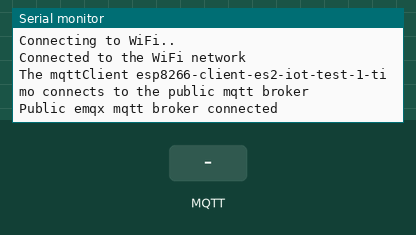
Recording of a sketch running on a simulated ESP8266 (NodeMCU). Parts: the last lines printed to the serial monitor. Inputs (shaded band) come from the test bench. WiFi joins after 1.5 s; servers stay silent unless stated; no MQTT or app messages arrive unless stated.

Above: at 2.8 s.
2.9 s: MQTT message "+" arrives on the first subscribed topic
At 3.4 s:
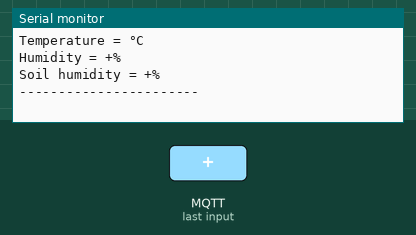
4.4 s: MQTT message "_" arrives on the first subscribed topic
At 5.6 s:
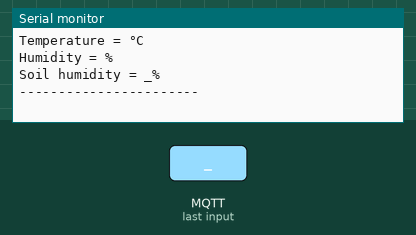
5.9 s: MQTT message "=" arrives on the first subscribed topic
At 6.9 s:
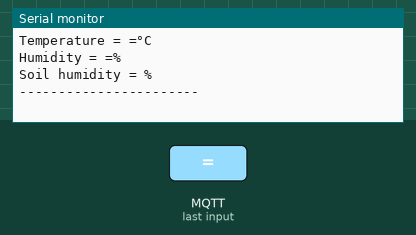
7.4 s: MQTT message "on" arrives on the first subscribed topic
At 8.2 s:
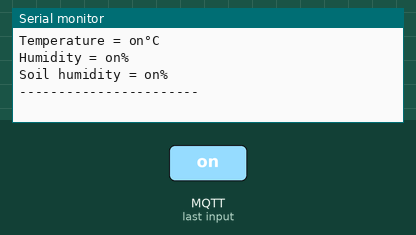
8.9 s: MQTT message "off" arrives on the first subscribed topic
At 9.5 s:
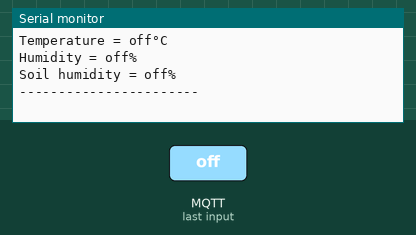

Measured:
- after the input at 2.9 s, the serial monitor: prints a new line at once (image 1)
- after the input at 4.4 s, the serial monitor: prints a new line at once (image 2)
- after the input at 5.9 s, the serial monitor: prints a new line at once (image 3)
- after the input at 7.4 s, the serial monitor: prints a new line at once (image 4)
- after the input at 8.9 s, the serial monitor: prints a new line at once (image 5)

The sketch:

suscriber_cfg.ino
```cpp
// Print data

#include <ESP8266WiFi.h>
#include <PubSubClient.h>

// Define area
#define relay 16

// WiFi
const char *ssid = "iPhone X";
const char *password = "012345678";
// MQTT Broker
const char *mqtt_broker = "broker.emqx.io";
const char *subscribe_topic = "/ES2-IOT/test/viotimoteimihaivalva/"; // Topic !!
const char *mqtt_username = "emqx";
const char *mqtt_password = "public";
const int mqtt_port = 1883;
String client_id = "esp8266-client-es2-iot-test-1-timo";

WiFiClient wifiClient;
PubSubClient mqttClient(wifiClient);
String publisher_message;

void setup() {
  // Set software serial baud to 9600;
  Serial.begin(9600);
  // connecting to a WiFi network
  WiFi.begin(ssid, password);
  while (WiFi.status() != WL_CONNECTED) {
      delay(500);
      Serial.println("Connecting to WiFi..");
  }
  Serial.println("Connected to the WiFi network");
  //connecting to a mqtt broker
  mqttClient.setServer(mqtt_broker, mqtt_port);
  mqttClient.setCallback(subscribe_callback);
  while (!mqttClient.connected()) {
      Serial.printf("The mqttClient %s connects to the public mqtt broker\n", client_id.c_str());
      if (mqttClient.connect(client_id.c_str(), mqtt_username, mqtt_password)) {
          Serial.println("Public emqx mqtt broker connected");
      } else {
          Serial.print("failed with state ");
          Serial.print(mqttClient.state());
          delay(2000);
      }
  }
  // subscribe to topic
  mqttClient.subscribe(subscribe_topic);
}

void loop() {
  mqttClient.loop();
}

void subscribe_callback(char *topic, byte *payload, unsigned int length) {
  int delimiter, delimiter_1, delimiter_2, delimiter_3;
  Serial.print("Message arrived in topic: ");
  Serial.println(topic);
  publisher_message = "";
  for (int i = 0; i < length; i++) {
      //Serial.print((char) payload[i]);
      publisher_message += (char)payload[i];
  }

  delimiter = publisher_message.indexOf("+");
  delimiter_1 = publisher_message.indexOf("_", delimiter + 1);
  delimiter_2 = publisher_message.indexOf("-", delimiter_1 + 1);
  delimiter_3 = publisher_message.indexOf("=", delimiter_2 + 1);

  String temp_var = publisher_message.substring(delimiter + 1, delimiter_1);
  String humydity_var = publisher_message.substring(delimiter_1 + 1, delimiter_2);
  String soil_var = publisher_message.substring(delimiter_2 + 1, delimiter_3);

  print_data(temp_var, humydity_var, soil_var);
  Serial.println("-----------------------");
}

void print_data(String temp, String hum, String soil)
{
  Serial.println("Temperature = " + temp + "°C");
  Serial.println("Humidity = " + hum + "%");
  Serial.println("Soil humidity = " + soil + "%");
}
```
